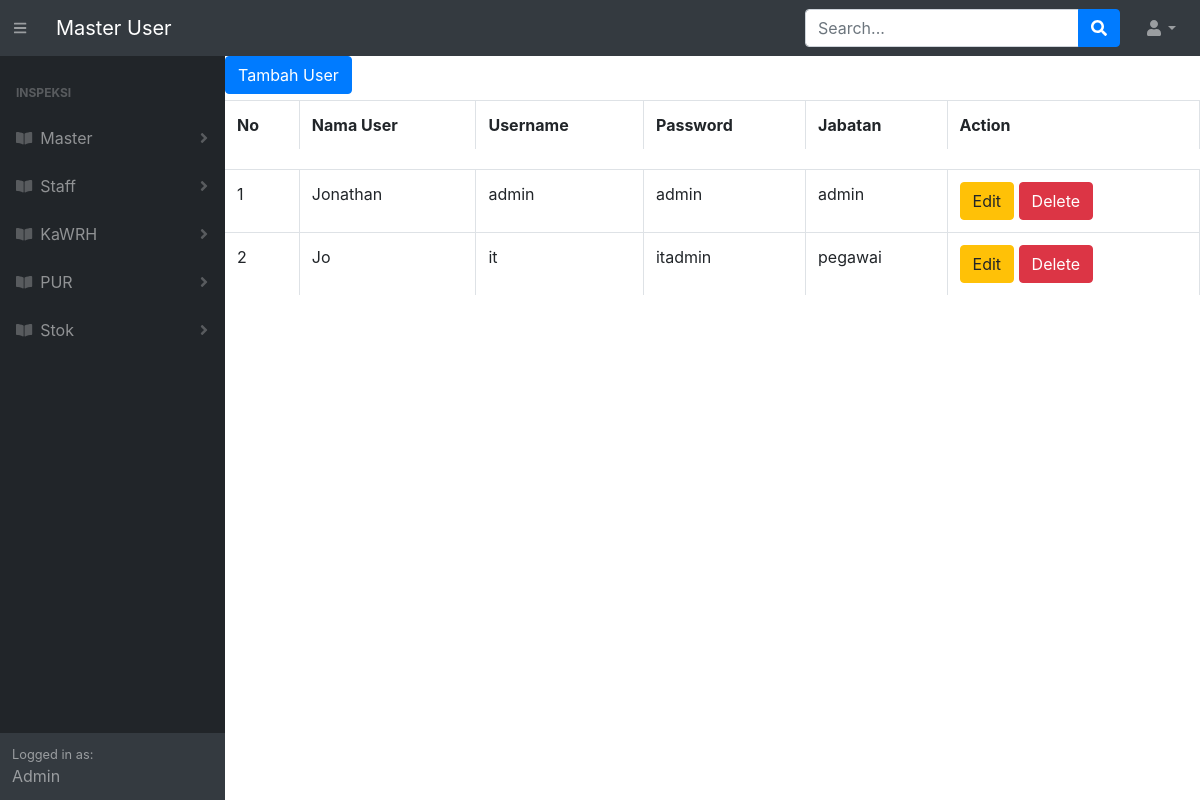
Page /master_user.php on the committed database.
### tables this page shows
CREATE TABLE `user` (
  `id_user` int(11) NOT NULL,
  `username` varchar(50) NOT NULL,
  `password` varchar(50) NOT NULL,
  `nama` varchar(100) NOT NULL,
  `level` varchar(25) NOT NULL
);

### master_user.php (the view, shortened to what this page needs)
<?php
require 'function.php';
?>
<!DOCTYPE html>
<html lang="en">
<head>
    <link href="css/styles.css" rel="stylesheet" />
    <link href="https://cdn.datatables.net/1.10.20/css/dataTables.bootstrap4.min.css" rel="stylesheet" />
</head>
<body class="sb-nav-fixed">
    <nav class="sb-topnav navbar navbar-expand navbar-dark bg-dark">
        <button class="btn btn-link btn-sm order-1 order-lg-0" id="sidebarToggle" href="#"><i class="fas fa-bars"></i></button>
        <a class="navbar-brand" href="#">Master User</a>
        <form class="d-none d-md-inline-block form-inline ml-auto mr-0 mr-md-3 my-2 my-md-0">
            <div class="input-group">
                <input class="form-control" type="text" placeholder="Search..." aria-label="Search" aria-describedby="basic-addon2" />
                <div class="input-group-append">
                    <button class="btn btn-primary" type="button"><i class="fas fa-search"></i></button>
                </div>
            </div>
        </form>
        <ul class="navbar-nav ml-auto ml-md-0">
            <li class="nav-item dropdown">
                <a class="nav-link dropdown-toggle" id="userDropdown" href="#" role="button" data-toggle="dropdown" aria-haspopup="true" aria-expanded="false"><i class="fas fa-user fa-fw"></i></a>
            </li>
        </ul>
    </nav>
    <div id="layoutSidenav">
        <div id="layoutSidenav_nav">
            <nav class="sb-sidenav accordion sb-sidenav-dark" id="sidenavAccordion">
                <div class="sb-sidenav-menu">
                    <div class="nav">
                        <div class="sb-sidenav-menu-heading">Inspeksi</div>
                        <a class="nav-link collapsed" href="#" data-toggle="collapse" data-target="#collapsePages" aria-expanded="false" aria-controls="collapsePages">
                            <div class="sb-nav-link-icon"><i class="fas fa-book-open"></i></div>
                            Master
                            <div class="sb-sidenav-collapse-arrow"><i class="fas fa-angle-down"></i></div>
                        </a>
                        <a class="nav-link collapsed" href="#" data-toggle="collapse" data-target="#collapsePages" aria-expanded="false" aria-controls="collapsePages">
                            <div class="sb-nav-link-icon"><i class="fas fa-book-open"></i></div>
                            Staff
                            <div class="sb-sidenav-collapse-arrow"><i class="fas fa-angle-down"></i></div>
                        </a>
                        <a class="nav-link collapsed" href="#" data-toggle="collapse" data-target="#collapsePages" aria-expanded="false" aria-controls="collapsePages">
                            <div class="sb-nav-link-icon"><i class="fas fa-book-open"></i></div>
                            KaWRH
                            <div class="sb-sidenav-collapse-arrow"><i class="fas fa-angle-down"></i></div>
                        </a>
                        <a class="nav-link collapsed" href="#" data-toggle="collapse" data-target="#collapsePages" aria-expanded="false" aria-controls="collapsePages">
                            <div class="sb-nav-link-icon"><i class="fas fa-book-open"></i></div>
                            PUR
                            <div class="sb-sidenav-collapse-arrow"><i class="fas fa-angle-down"></i></div>
                        </a>
                        <a class="nav-link collapsed" href="#" data-toggle="collapse" data-target="#collapsePages" aria-expanded="false" aria-controls="collapsePages">
                            <div class="sb-nav-link-icon"><i class="fas fa-book-open"></i></div>
                            Stok
                            <div class="sb-sidenav-collapse-arrow"><i class="fas fa-angle-down"></i></div>
                        </a>
                    </div>
                </div>
                <div class="sb-sidenav-footer">
                    <div class="small">Logged in as:</div>
                    Admin
                </div>
            </nav>
        </div>
        <div id="layoutSidenav_content">
            <main>
                <button type="button" class="btn btn-primary" data-toggle="modal" data-target="#myModal">
                    Tambah User
                </button>
                <div class="table-responsive">
                    <table class="table table-bordered" id="dataTable" width="100%" cellspacing="0">
                        <th>No</th>
                        <th>Nama User</th>
                        <th>Username</th>
                        <th>Password</th>
                        <th>Jabatan</th>
                        <th>Action</th>
                        <tr style="height:20px">
                            <?php
                            $ambilsemuadatauser = mysqli_query($conn, "select * from user");
                            $i = 1;
                            while ($data = mysqli_fetch_array($ambilsemuadatauser)) {
                                $iduser = $data['id_user'];
                                $namauser = $data['nama'];
                                $username = $data['username'];
                                $password = $data['password'];
                                $jabatan = $data['level'];
                            ?>
                        <tr>
                            <td><?= $i++; ?></td>
                            <td><?= $namauser ?></td>
                            <td><?= $username ?></td>
                            <td><?= $password ?></td>
                            <td><?= $jabatan ?></td>
                            <td>
                                <button type="button" class="btn btn-warning" data-toggle="modal" data-target="#Edit<?= $iduser ?>">
                                    Edit
                                </button>
                                <button type="button" class="btn btn-danger" data-toggle="modal" data-target="#Delete<?= $iduser ?>">
                                    Delete
                                </button>
                            </td>
                        </tr>
                    <?php
                            };
                    ?>
                    </table>
            </main>
        </div>
    </div>
</body>
</html>

### rows in the picture
user: nama "Jonathan", username "admin", password "admin", level "admin"
user: nama "Jo", username "it", password "itadmin", level "pegawai"
